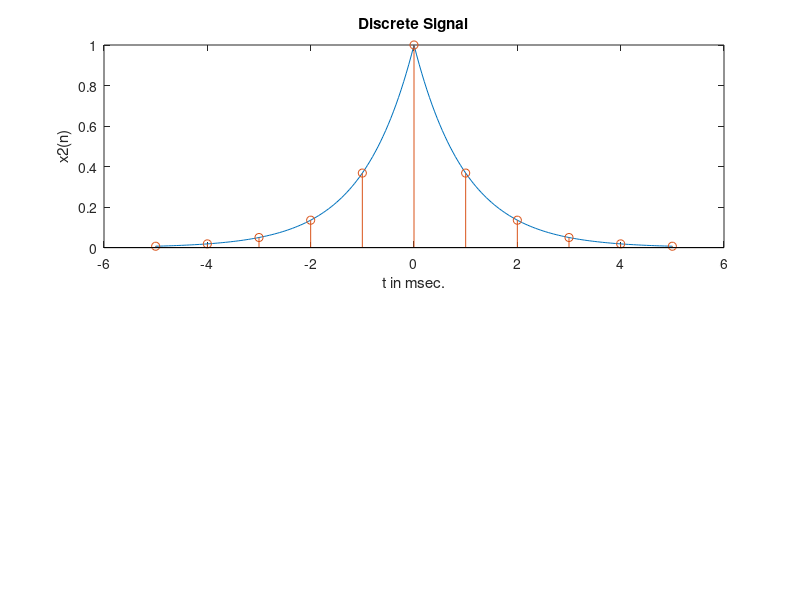

Reproduce this figure in MATLAB. (Note: this script raises an error after producing the figure.)
% Analog Signal

Dt = 0.00005;

t = -0.005:Dt:0.005;

xa = exp(-1000*abs(t));

% Discrete-time Signal

Ts = 0.001; n = -5:1:5;

x = exp(-1000*abs(n*Ts));

% Discrete-time Fourier transform

K = 500; k = 0:1:K;

w = pi*k/K;

X = x * exp(-j*n'*w);

X = real(X);

w = [-fliplr(w), w(2:K+1)];

X = [fliplr(X), X(2:K+1)];

subplot(1,1,1)

subplot(2,1,1);plot(t*1000,xa);

xlabel('t in msec.'); ylabel('x2(n)')

title('Discrete Signal'); hold on

stem(n*Ts*1000,x); gtext('Ts=1 msec'); hold off

subplot(2,1,2);plot(w/pi,X);

xlabel('Frequency in pi units'); ylabel('X2(w)')

title('Discrete-time Fourier Transform')



